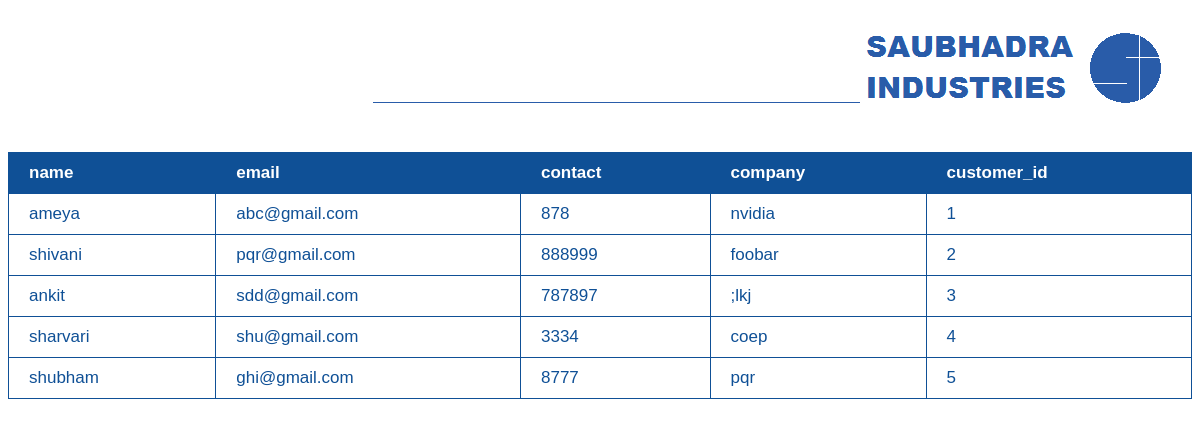
/showcust.php (signed in), run on the app's committed database.
### tables this page shows
CREATE TABLE IF NOT EXISTS `customer` (
  `name` varchar(128) NOT NULL,
  `email` varchar(128) NOT NULL,
  `contact` int(10) NOT NULL,
  `company` varchar(256) NOT NULL,
  `customer_id` int(11) NOT NULL AUTO_INCREMENT,
  PRIMARY KEY (`customer_id`)
);

### display_table.php (the view, shortened to what this page needs)
<?php
function display_table($con, $tablename, $givenquery)
{
	$query = "show columns from $tablename";
	$result = mysql_query($query);
	echo '<table style="width=30px" border="1">';
		echo '<tr>';
		while ($value = mysql_fetch_array($result))
			echo '<td style="background-color:#0f5096;color:#ffffff;"><b>' . $value[0] . '<b></td>';
		echo '</tr>';
		$query = ($givenquery == "") ? "select * from $tablename" : $givenquery;
		$result = mysql_query( $query);
		while ($value = mysql_fetch_array($result, MYSQLI_NUM))
		{
			echo '<tr>';
			foreach($value as $innervalue)
			{
				echo '<td>' . $innervalue . '</td>';
			}
			echo '</tr>';
		}
	echo '</table>';
}
?>

### showcust.php (shortened to what this page needs)
<!DOCTYPE html>
<html>
	<head>
		<link rel="stylesheet" type="text/css" href="table.css">
	</head>
	<body>
		<a href="index.php"><img src = "./logo.png" align = "right" alt="Saubhadra Industries logo"></a>
		<br><br><br><br><br><br><br><br>
		<?php
			include 'conn.php';
			include 'display_table.php';
			display_table($con, 'customer', "");
		?>
	</body>
</html>

### table.css (style rules this page uses)
table { border-collapse:collapse; text-align:left; width:100%; border-color:#0f5096; border-style:solid; }
td { font-size:17px; font-weight:400; font-family:Arial; background:#FFF; color:#0f5096; padding:10px 20px; }

### data on the page
customer: name "ameya", email "abc@gmail.com", contact "878", company "nvidia", customer_id "1"
customer: name "shivani", email "pqr@gmail.com", contact "888999", company "foobar", customer_id "2"
customer: name "ankit", email "sdd@gmail.com", contact "787897", company ";lkj", customer_id "3"
customer: name "sharvari", email "shu@gmail.com", contact "3334", company "coep", customer_id "4"
customer: name "shubham", email "ghi@gmail.com", contact "8777", company "pqr", customer_id "5"

### other printed values
$value[0] "name"
$value[0] "email"
$value[0] "contact"
$value[0] "company"
$value[0] "customer_id"
